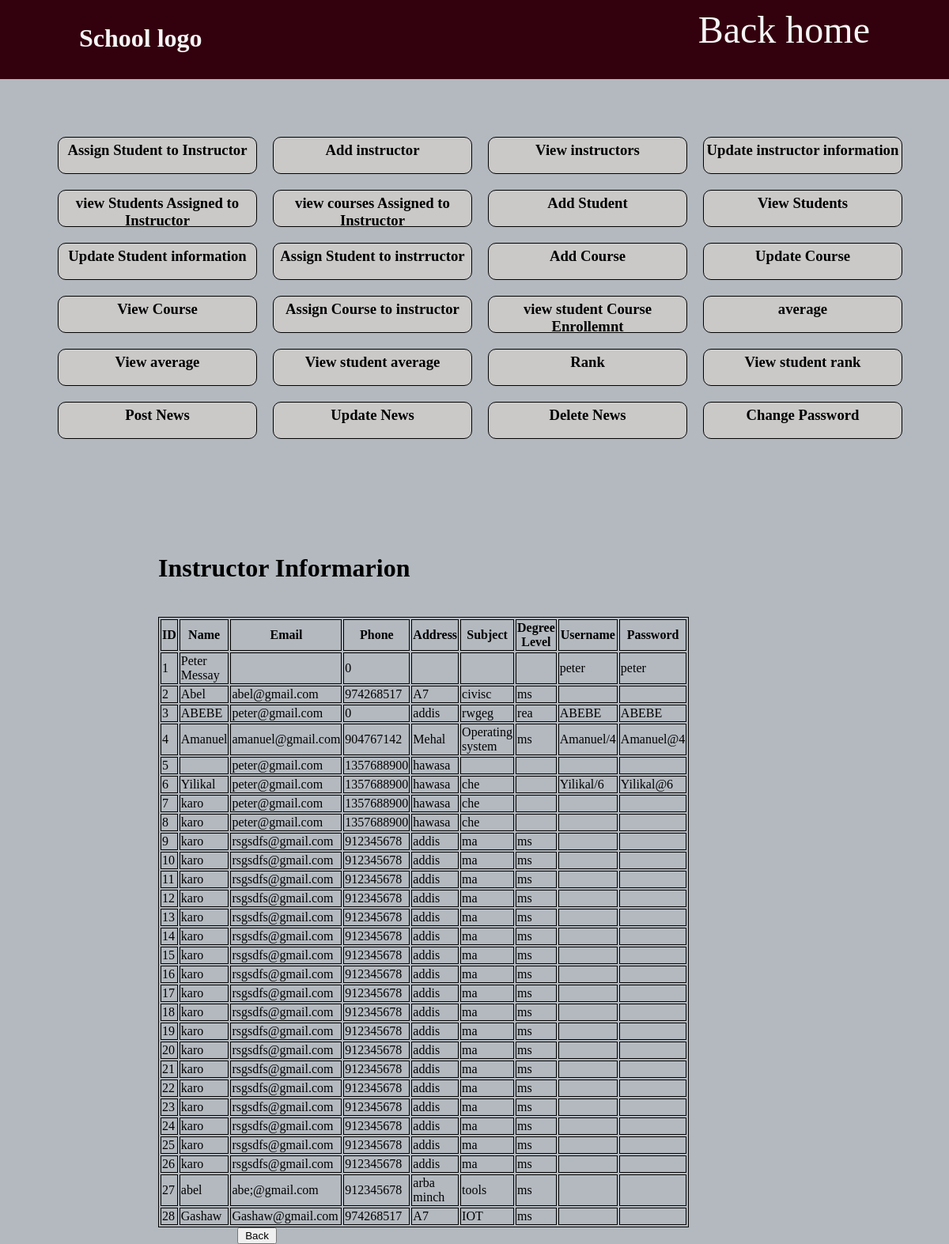
Page /Admin/php/html/viewinstructor.php on the committed database.
### tables this page shows
CREATE TABLE `instructor` (
  `id` int(11) NOT NULL,
  `instructor_id` text NOT NULL,
  `Full_name` varchar(32) NOT NULL,
  `email` varchar(32) NOT NULL,
  `phone` int(12) NOT NULL,
  `address` varchar(32) NOT NULL,
  `subject` varchar(50) NOT NULL,
  `degree_level` varchar(32) NOT NULL,
  `usename` text NOT NULL,
  `password` text NOT NULL
);

### Admin/php/html/viewinstructor.php (the view, shortened to what this page needs)
<!DOCTYPE html>
<html lang="en">
<head>
<link rel="stylesheet" href="/mysm/Admin/php/html/header.css">
</head>
<body>
<header>
        <h1>School logo</h1>
        <a href="/mysm/Home Page/index.html" class="home">Back home</a>
    </header>
 <div class="dashbord">
 <div class="frame">
 <h3><a href="assignstudentInstructor.php" class="task">Assign Student to Instructor</a></h3>
    <h3><a href="addInstructor.php" class="task">Add instructor</a></h3>
    <h3><a href="viewinstructor.php" class="task">View instructors</a></h3>
    <h3><a href="updateinstructor.php" class="task">Update instructor information</a></h3>
    <h3><a href="viewstudentsassignedtoinstructor.php" class="task">view Students Assigned to Instructor </a></h3>
    <h3><a href="viewcourseassignedtoinstructor.php" class="task">view courses Assigned to Instructor </a></h3>
    <h3><a href="addStudent.php" class="task">Add Student</a></h3>
    <h3><a href="viewstudent.php" class="task">View Students</a></h3>
    <h3><a href="updatestudent.php" class="task">Update Student information</a></h3>
    <h3><a href="assignstudentInstructor.php" class="task">Assign Student to instrructor</a></h3>
    <h3><a href="addSubject.php" class="task">Add Course</a></h3>
    <h3><a href="updatecourse.php" class="task">Update Course</a></h3>
    <h3><a href="viewcourse.php" class="task">View Course</a></h3>
    <h3><a href="assigncourse_inst1.php" class="task">Assign Course to instructor</a></h3>
    <h3><a href="viewstudentcourseenroll.php" class="task">view student Course Enrollemnt</a></h3>
    <h3><a href="average.php" class="task">average </a></h3>
    <h3><a href="viewaverage.php" class="task"> View average </a></h3>
    <h3><a href="viewAverage.php" class="task">View student average</a></h3>
    <h3><a href="rank1.php" class="task">Rank </a></h3>
    <h3><a href="viewRank.php" class="task">View student rank</a></h3>
    <h3><a href="createpost.php" class="task">Post News</a></h3>
    <h3><a href="updatepost.php" class="task">Update News</a></h3>
    <h3><a href="deletenews.php" class="task">Delete News</a></h3>
    <h3><a href="adminchangepassword.php" class="task">Change Password</a></h3></div>
   <div class="dash">
   <?php
$servername = 'localhost';
$username = "root";
$password = "";
$db_name = "mysms";
$conn =  mysqli_connect($servername, $username, $password, $db_name);
$sql = "SELECT id, Full_name, email, phone, address, subject, degree_level, usename, password FROM instructor";
$result = mysqli_query($conn, $sql);
if (mysqli_num_rows($result) > 0) {
?>
    <table>
        <h1 class="hed"> Instructor Informarion</h1>
        <tr>
            <th>ID</th>
            <th>Name</th>
            <th>Email</th>
            <th>Phone</th>
            <th>Address</th>
            <th>Subject</th>
            <th>Degree Level</th>
            <th>Username </th>
            <th>Password</th>
        </tr>
        <?php
        while ($row = mysqli_fetch_assoc($result)){
        ?>
            <tr>
                <td><?php echo $row["id"]; ?></td>
                <td><?php echo $row["Full_name"]; ?></td>
                <td><?php echo $row["email"]; ?></td>
                <td><?php echo $row["phone"]; ?></td>
                <td><?php echo $row["address"]; ?></td>
                <td><?php echo $row["subject"]; ?></td>
                <td><?php echo $row["degree_level"]; ?></td>
                <td><?php echo $row["usename"]; ?></td>
                <td><?php echo $row["password"]; ?></td>
            </tr>
        <?php
        }
        ?>
    </table>
    <button class="backk"><a href="admin.html" class="back">Back</a></button>
<?php
} else {
    echo "0 results";
}
?>
</div>   </div>
</body>
</html>

### Admin/php/html/header.css (style rules this page uses)
* { margin: 0; }
header { background-color: #33000d!important; color:whitesmoke; height: 100px; }
header a { position: absolute; right: 100px; color: whitesmoke; font-size: 3rem; top: 10px; }
body { background-color: #b3b9bf; }
header h1 { padding-top: 30px; }
.home { text-decoration: none; }
.dashbord { display: grid; column-gap: 2rem; grid-template-rows: 1fr 1fr 1fr; }
.dash { margin-top: 200px; height: 15rem; margin-left:200px; }
.frame { display: grid; width: 38%; margin-left: 4%; margin-top: 4%; padding: 15px; border-radius: 20px; grid-template-columns: repeat(4,1fr); }
.task { display: grid; border: solid black 0.1px; text-decoration: none; width:250px; color: black; margin: 10px; text-align: center; background-color: rgb(202, 201, 200); border-radius: 10px; padding-top:5px; height: 2.5rem; }
header h1 { margin-left: 100px; }
.back { height: 50px; text-decoration: none; color: black; width:50px; }
.backk { margin-left: 100px; width:50px; }
.hed { position: absolute; top:700px; }

### Admin/php/html/viewinstructor.php (style rules this page uses)
table { border: 1px solid black; width: 600px; }
table th { border: 1px solid black; }
table td { border: 1px solid black; }
.hed { position: absolute; top:700px; }

### rows in the picture
instructor: id "1", Full_name "Peter Messay", phone "0", usename "peter", password "peter"
instructor: id "2", Full_name "Abel", email "abel@gmail.com", phone "974268517", address "A7", subject "civisc", degree_level "ms"
instructor: id "3", Full_name "ABEBE", email "peter@gmail.com", phone "0", address "addis", subject "rwgeg", degree_level "rea", usename "ABEBE", password "ABEBE"
instructor: id "4", Full_name "Amanuel", email "amanuel@gmail.com", phone "904767142", address "Mehal", subject "Operating system", degree_level "ms", usename "Amanuel/4", password "Amanuel@4"
instructor: id "5", email "peter@gmail.com", phone "1357688900", address "hawasa"
instructor: id "6", Full_name "Yilikal", email "peter@gmail.com", phone "1357688900", address "hawasa", subject "che", usename "Yilikal/6", password "Yilikal@6"
instructor: id "7", Full_name "karo", email "peter@gmail.com", phone "1357688900", address "hawasa", subject "che"
instructor: id "8", Full_name "karo", email "peter@gmail.com", phone "1357688900", address "hawasa", subject "che"
instructor: id "9", Full_name "karo", email "rsgsdfs@gmail.com", phone "912345678", address "addis", subject "ma", degree_level "ms"
instructor: id "10", Full_name "karo", email "rsgsdfs@gmail.com", phone "912345678", address "addis", subject "ma", degree_level "ms"
instructor: id "11", Full_name "karo", email "rsgsdfs@gmail.com", phone "912345678", address "addis", subject "ma", degree_level "ms"
instructor: id "12", Full_name "karo", email "rsgsdfs@gmail.com", phone "912345678", address "addis", subject "ma", degree_level "ms"
instructor: id "13", Full_name "karo", email "rsgsdfs@gmail.com", phone "912345678", address "addis", subject "ma", degree_level "ms"
instructor: id "14", Full_name "karo", email "rsgsdfs@gmail.com", phone "912345678", address "addis", subject "ma", degree_level "ms"
instructor: id "15", Full_name "karo", email "rsgsdfs@gmail.com", phone "912345678", address "addis", subject "ma", degree_level "ms"
instructor: id "16", Full_name "karo", email "rsgsdfs@gmail.com", phone "912345678", address "addis", subject "ma", degree_level "ms"
instructor: id "17", Full_name "karo", email "rsgsdfs@gmail.com", phone "912345678", address "addis", subject "ma", degree_level "ms"
instructor: id "18", Full_name "karo", email "rsgsdfs@gmail.com", phone "912345678", address "addis", subject "ma", degree_level "ms"
instructor: id "19", Full_name "karo", email "rsgsdfs@gmail.com", phone "912345678", address "addis", subject "ma", degree_level "ms"
instructor: id "20", Full_name "karo", email "rsgsdfs@gmail.com", phone "912345678", address "addis", subject "ma", degree_level "ms"
instructor: id "21", Full_name "karo", email "rsgsdfs@gmail.com", phone "912345678", address "addis", subject "ma", degree_level "ms"
instructor: id "22", Full_name "karo", email "rsgsdfs@gmail.com", phone "912345678", address "addis", subject "ma", degree_level "ms"
instructor: id "23", Full_name "karo", email "rsgsdfs@gmail.com", phone "912345678", address "addis", subject "ma", degree_level "ms"
instructor: id "24", Full_name "karo", email "rsgsdfs@gmail.com", phone "912345678", address "addis", subject "ma", degree_level "ms"
instructor: id "25", Full_name "karo", email "rsgsdfs@gmail.com", phone "912345678", address "addis", subject "ma", degree_level "ms"
instructor: id "26", Full_name "karo", email "rsgsdfs@gmail.com", phone "912345678", address "addis", subject "ma", degree_level "ms"
instructor: id "27", Full_name "abel", email "abe;@gmail.com", phone "912345678", address "arba minch", subject "tools", degree_level "ms"
instructor: id "28", Full_name "Gashaw", email "Gashaw@gmail.com", phone "974268517", address "A7", subject "IOT", degree_level "ms"
